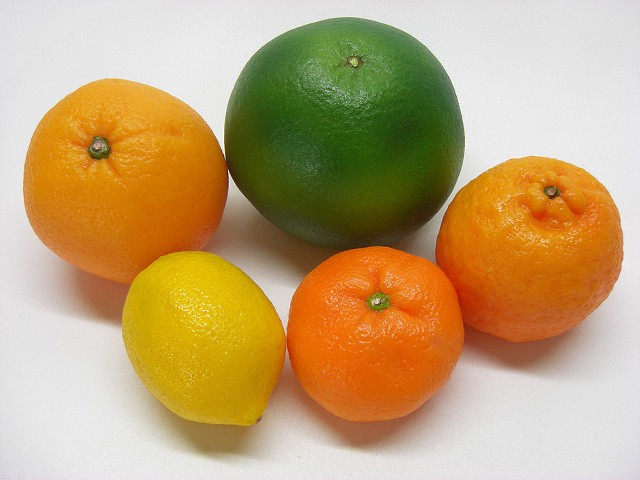
#> input picture Practice/fruits_h.jpg, 640 x 480 px
$ python 10_03_b_segment_color_hsv.py
#> lines starting #> are read from the running program, lines starting #| are printed output that depends on the picture; after the words box and inside, x2 and y2 are one past the last pixel; in counts of white or black regions, pixels touching at a corner belong together

import cv2
import numpy as np


# HSV interval segmentation
def hsv_segment(interval_h, interval_s, interval_v, wndtitle):
    global im_hsv

    arr_min_hsv = np.array([interval_h[0], interval_s[0], interval_v[0]])
    arr_max_hsv = np.array([interval_h[1], interval_s[1], interval_v[1]])
    im_segmented = cv2.inRange(im_hsv, arr_min_hsv, arr_max_hsv)
    cv2.imshow(wndtitle, im_segmented)


# Main program

im = cv2.imread('fruits_h.jpg', cv2.IMREAD_COLOR)
#> im is the input picture: shape (480, 640, 3); mean B, G, R 115.4, 163.4, 192.2
cv2.imshow('Input', im)

im_blur = cv2.GaussianBlur(im, (5, 5), sigmaX=2.0, sigmaY=2.0)
im_hsv = cv2.cvtColor(im_blur, cv2.COLOR_BGR2HSV)
#> im_hsv: shape (480, 640, 3); mean H, S, V 29.2, 115.9, 196.3

# Oranges
hsv_segment((10, 20), (205, 255), (155, 255), 'Narancs')
#> in hsv_segment, `im_segmented = cv2.inRange(im_hsv, arr_min_hsv, arr_max_hsv)`:
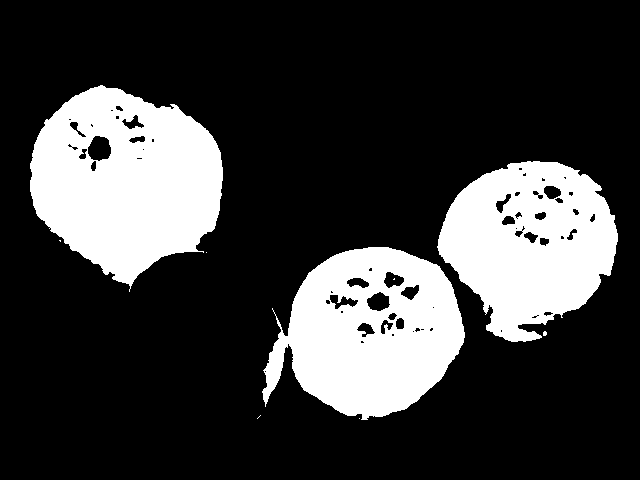
#> im_segmented: shape (480, 640); 23.2% white; 9 white regions (6 under 20 px), largest, box (x1, y1, x2, y2) and area: (30, 85, 223, 292) 26690, (262, 247, 465, 420) 22855, (437, 161, 618, 342) 21680

# Lemon
hsv_segment((20, 30), (160, 255), (175, 255), 'Citrom')
#> call 2 of hsv_segment, with interval_h = (20, 30), interval_s = (160, 255), interval_v = (175, 255), wndtitle = 'Citrom'
#> in hsv_segment (call 2), `im_segmented = cv2.inRange(im_hsv, arr_min_hsv, arr_max_hsv)`:
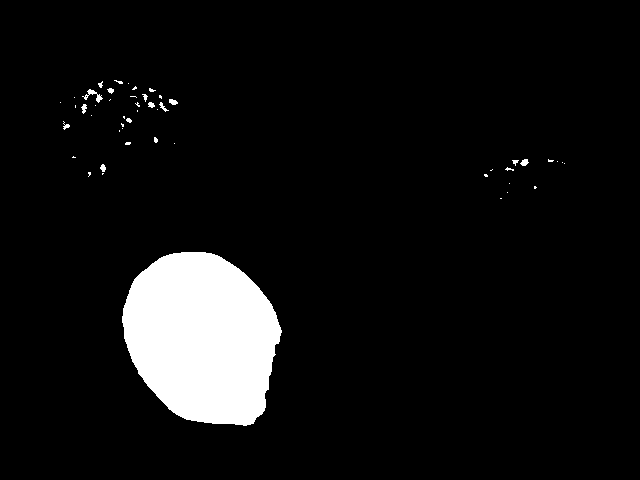
#> im_segmented: shape (480, 640); 7.1% white; 50 white regions (36 under 20 px), largest, box (x1, y1, x2, y2) and area: (122, 252, 282, 426) 21077, (82, 89, 103, 103) 90, (520, 159, 529, 166) 42

# Pomelo
hsv_segment((20, 55), (70, 255), (60, 150), 'Pomelo')
#> call 3 of hsv_segment, with interval_h = (20, 55), interval_s = (70, 255), interval_v = (60, 150), wndtitle = 'Pomelo'
#> in hsv_segment (call 3), `im_segmented = cv2.inRange(im_hsv, arr_min_hsv, arr_max_hsv)`:
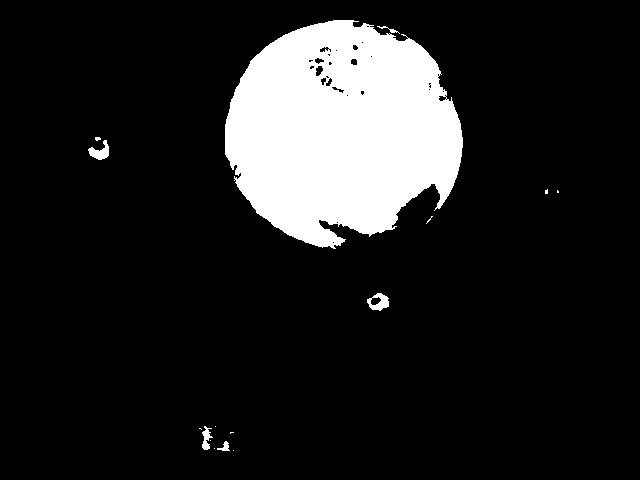
#> im_segmented: shape (480, 640); 13.2% white; 16 white regions (10 under 20 px), largest, box (x1, y1, x2, y2) and area: (225, 20, 463, 249) 39727, (367, 293, 389, 311) 225, (88, 140, 109, 160) 217, (202, 426, 213, 450) 139, (217, 441, 230, 451) 63, (377, 26, 400, 34) 44

cv2.waitKey(0)
cv2.destroyAllWindows()
